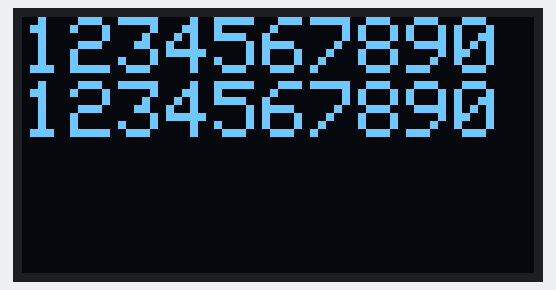
Bench run of a sketch on a simulated Arduino Uno, built with avr-gcc and run on an emulated ATmega328P. Shown: 128×64 one-colour display. The display library's start-up logo is not drawn.

Above: at 0.1 s.

The sketch:

test_oled096.ino
```cpp
#include <Adafruit_SSD1306.h>

Adafruit_SSD1306 display(128, 64, &Wire, -1);

void setup()
{
    display.begin(SSD1306_SWITCHCAPVCC, 0x3C);
    display.display();
}

void loop()
{
    display.clearDisplay();
    display.setTextColor(WHITE);
    display.setCursor(0, 0);

    display.setTextSize(2);
    display.println("12345678901234567890");

    display.display();

    delay(500);
}
```
